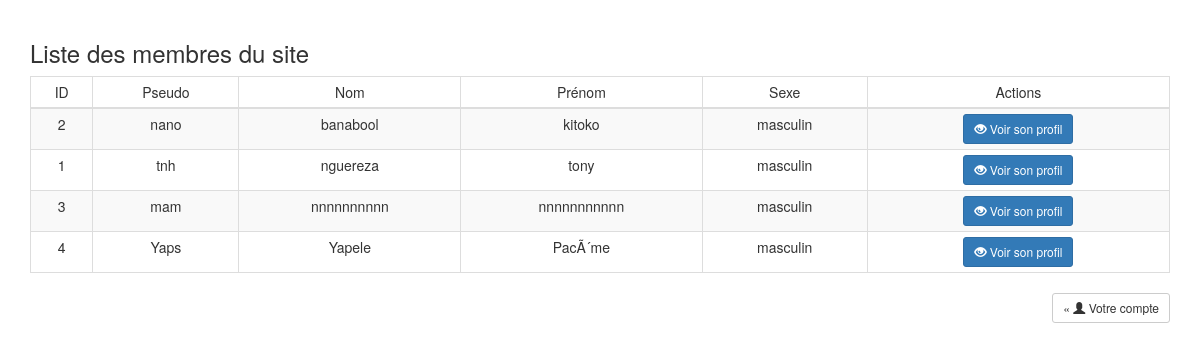
/membres.php (signed in), run on the app's committed database.
### tables this page shows
CREATE TABLE IF NOT EXISTS `users` (
  `id` int(11) NOT NULL AUTO_INCREMENT,
  `pseudo` varchar(50) NOT NULL,
  `password` varchar(255) NOT NULL,
  `nom` varchar(255) NOT NULL,
  `prenom` varchar(255) NOT NULL,
  `sexe` varchar(255) NOT NULL,
  PRIMARY KEY (`id`)
);

### membres.php (the view, shortened to what this page needs)
<!DOCTYPE html>
	<html>
	  <head>
		<link href="bootstrap/css/bootstrap.min.css" rel="stylesheet">
		<link href="bootstrap/css/style.css" rel="stylesheet">
	  </head>
	  <body>
		<div class = "container">
			<br />
			<h3>Liste des membres du site</h3>
			<table class="table table-striped table-condensed table-responsive table-bordered">
			<thead>
				<tr class = "text-center">
					<td>ID</td>
					<td>Pseudo</td>
					<td>Nom</td>
					<td>Prénom</td>
					<td>Sexe</td>
					<td>Actions</td>
				</tr>
			</thead>
			<?php
				$sql = mysql_query("SELECT * FROM users ORDER BY nom,prenom") or die('Erreur de la requête SQL');
				while($donnees = mysql_fetch_array($sql)){
					?>
						<tr class = "text-center">
							<td><?php echo $donnees['id'];?></td>
							<td><?php echo $donnees['pseudo'];?></td>
							<td><?php echo $donnees['nom'];?></td>
							<td><?php echo $donnees['prenom'];?></td>
							<td><?php echo $donnees['sexe'];?></td>
							<td><a class = "btn btn-sm btn-primary" href = "profil.php?id=<?php echo $donnees['id'];?>"><i class = "glyphicon glyphicon-eye-open"></i> Voir son profil</a></td>
						</tr>
					<?php
				}
			?>
			</table>
			<p class = "text-right"><a class = "btn btn-sm btn-default" href = "index.php"> &laquo;  <i class = "glyphicon glyphicon-user"></i> Votre compte</a>
		</div>
  </body>
</html>

### data on the page
users: id "2", pseudo "nano", nom "banabool", prenom "kitoko", sexe "masculin"
users: id "1", pseudo "tnh", nom "nguereza", prenom "tony", sexe "masculin"
users: id "3", pseudo "mam", nom "nnnnnnnnnn", prenom "nnnnnnnnnnn", sexe "masculin"
users: id "4", pseudo "Yaps", nom "Yapele", prenom "PacÃ´me", sexe "masculin"
